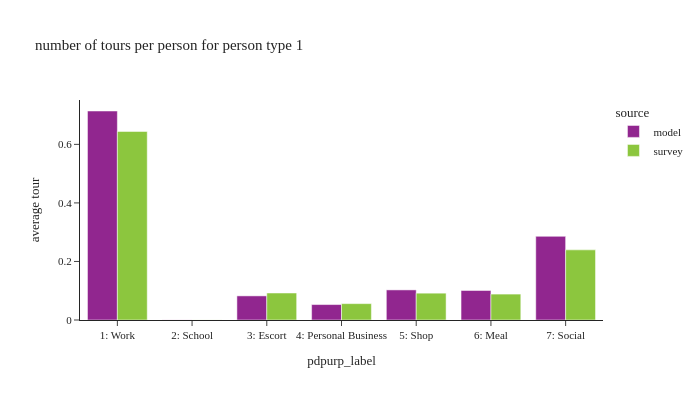

The notebook cell saved with this chart:
### Code cell
plot_by_pptyp(df_tour, '1')

### Figure 1 — Plotly figure (JSON) as saved in the notebook; plotly's stock layout.template omitted (floating-point values rounded to 4 significant figures)
{"data": [{"alignmentgroup": "True", "hovertemplate": "source=model<br>pdpurp_label=%{x}<br>average tour=%{y}<extra></extra>", "legendgroup": "model", "marker": {"color": "#91268F", "pattern": {"shape": ""}}, "name": "model", "offsetgroup": "model", "orientation": "v", "showlegend": true, "textposition": "auto", "type": "bar", "x": ["1: Work", "2: School", "3: Escort", "4: Personal Business", "5: Shop", "6: Meal", "7: Social"], "xaxis": "x", "y": [0.714, 0.0003022, 0.08239, 0.05277, 0.1028, 0.1008, 0.2858], "yaxis": "y"}, {"alignmentgroup": "True", "hovertemplate": "source=survey<br>pdpurp_label=%{x}<br>average tour=%{y}<extra></extra>", "legendgroup": "survey", "marker": {"color": "#8CC63E", "pattern": {"shape": ""}}, "name": "survey", "offsetgroup": "survey", "orientation": "v", "showlegend": true, "textposition": "auto", "type": "bar", "x": ["1: Work", "2: School", "3: Escort", "4: Personal Business", "5: Shop", "6: Meal", "7: Social"], "xaxis": "x", "y": [0.6441, 0.000248, 0.09225, 0.05591, 0.09167, 0.08852, 0.2396], "yaxis": "y"}], "layout": {"barmode": "group", "font": {"size": 11}, "height": 400, "legend": {"title": {"text": "source"}, "tracegroupgap": 0}, "title": {"text": "number of tours per person for person type 1"}, "width": 700, "xaxis": {"anchor": "y", "domain": [0.0, 1.0], "title": {"text": "pdpurp_label"}}, "yaxis": {"anchor": "x", "domain": [0.0, 1.0], "tickformat": ".2", "title": {"text": "average tour"}}}}
